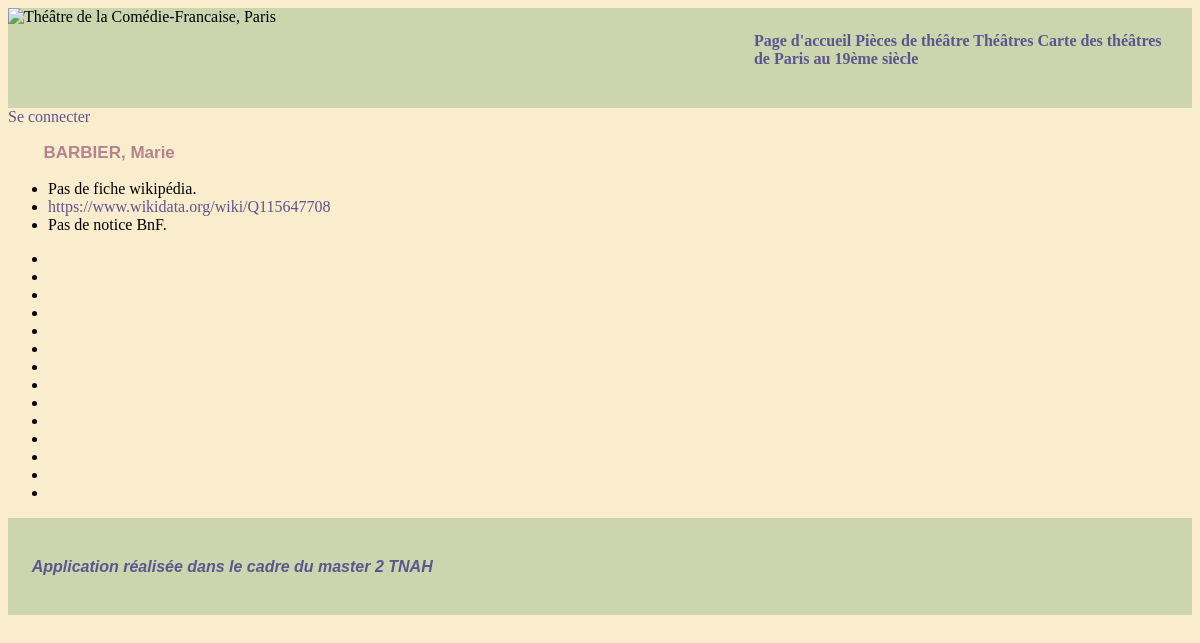
Page /presentation_autrice/BARBIER, Marie on the committed database.
### app/models/autrices.py (models this page shows)
class Authoress(db.Model):
    __tablename__ = "authoress"
    id = db.Column(db.Text, primary_key=True)
    wikidata = db.Column(db.Text, nullable=True)
    wikipedia = db.Column(db.Text, nullable=True)
    bnf = db.Column(db.Text, nullable=True)

### app/routes/generales.py (the view)
@app.route("/presentation_autrice/<string:name>")
def presentation(name):
    data= db.session.query(Authoress, Play)\
    .join(Play.Authoress).\
    filter(Authoress.id == name).all()
    id_authoress = {}
    print(data)
    autrice=data[0][0]
    id_authoress['authoress'] = {
        'id': autrice.id,
        'wikipedia': autrice.wikipedia,
        'wikidata': autrice.wikidata,
        'bnf': autrice.bnf
    }
    id_authoress['piece'] =  [
    ]
    for elm in data:
        piece=elm[1]
        id_authoress['piece'].append({'cote_AN':piece.url_AN,
                                      'titre':piece.title,
                                      'date': piece.date,
                                      'autre auteur': piece.other_author,
                                      'lien numerisation':piece.digitized,
                                      'publié': piece.is_published == 1})
    return render_template ('pages/presentation_autrice.html',
                            id_authoress=id_authoress,
                            name=name)

### app/templates/pages/presentation_autrice.html
{% extends "partials/conteneur.html" %}
{%block body%}
<h3>{{id_authoress['authoress']['id']}}</h3>
<div class="info_autrice">
    <ul>
        {%if id_authoress['authoress']['wikipedia'] is none:%}
        <li>Pas de fiche wikipédia.</li>
        {%else%}
        <li><a href="{{id_authoress['authoress']['wikipedia']}}">{{id_authoress['authoress']['wikipedia']}}</a></li>
        {%endif%}
        {%if id_authoress['authoress']['wikidata'] is none:%}
        <li>Pas d'identifiant wikidata.</li>
        {%else%}
        <li><a href="{{id_authoress['authoress']['wikidata']}}">{{id_authoress['authoress']['wikidata']}}</a></li>
        {%endif%}
        {%if id_authoress['authoress']['bnf'] is none:%}
        <li>Pas de notice BnF.</li>
        {%else%}
        <li><a href="{{id_authoress['authoress']['bnf']}}">{{id_authoress['authoress']['bnf']}}</a></li>
        {%endif%}
    </ul>
    <ul>
        {%for piece in id_authoress%}
            {%for elm in piece%}
        <li><a href="{{url_for('presentation_piece', titre=elm.titre)}}">{{elm.titre}}</a></li>
            {%endfor%}
        {%endfor%}
    </ul>
</div>
{%endblock%}

### app/statics/style.css (style rules this page uses)
body { background-color: #FAEDCD; height: 100%; }
h3 { border-radius: 0px; color: #B5838D; font-family: Georgia, sans-serif; font-size: 17px; margin-left: 3%; margin-right: 0%; }
a { text-decoration: none; color: #5E548E; }

### rows in the picture
Authoress: authoress.id "BARBIER, Marie", authoress.wikidata "https://www.wikidata.org/wiki/Q115647708"
